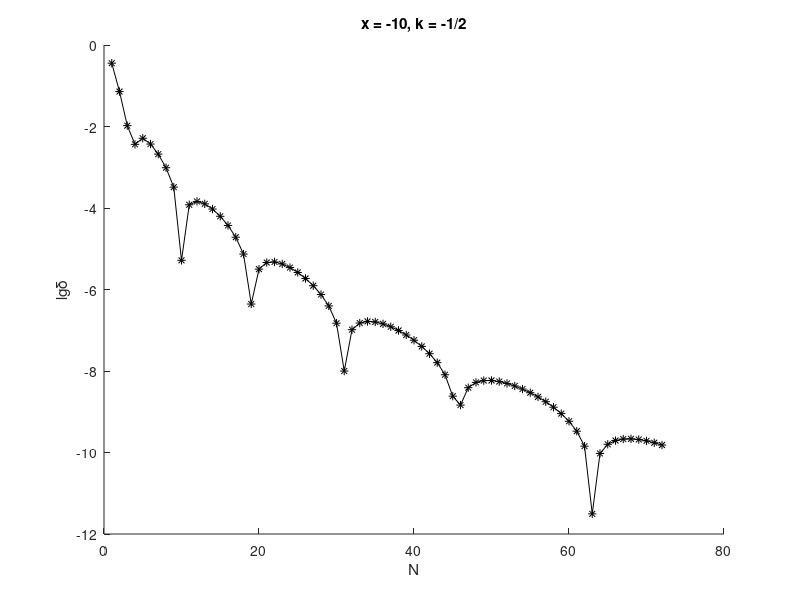

Write MATLAB code to recreate this figure.
clc
clear all
close all

d = [ 0.358214793039548088395499960130516212970461380319347538525479110476253943
	  0.071995245084417875857350652550663356589565589815678638004604025096503148
	  0.010495858100896109972297928890436433139499260713520572693081826526304072
	  0.003652224431769584277836235499029047174499461853494680777630636637480109
	  0.005154659414134403755182798081349360991493087805083669924426426635578643
	  0.003705566499935117195905686987090769073799992124106872009845417183708853
	  0.002099684099015731724693666153182686867861375897236751646016981673444164
	  0.000974262376487312951986488711883095024513655638936950872266954648927178
	  0.000324673358238063010642150723828057588012127690441925717414401547036783
	  5.198931129113548008659822436505333413001321007072159145703572344184e-06
	  0.000120031968874972077326853434670393931671502418293488356442011523173958
	  0.000145093426440538907219816512698079898857743815266164552535844018994495
	  0.00012638093281270463006285998738679387359596465734494822698546726656312
	  9.4132671358507268541364551595090605393430807234164007169006111246105e-05
	  6.2628873403963289210402753728659107785026874285616703616293160279767e-05
	  3.7311787308749644069461854782169692379331776609661630307670556839963e-05
	  1.9200841508924674291570823392985445080096324452278927481316325501682e-05
	  7.405450363774326500195791783517355996541282047376742315979904502649e-06
	  4.40094087441726201321463417116420806842519798509539609829149105912e-07
	  3.158292505441692932550048969247651494383065774934267336270784821846e-06
	  4.591286982803483966655134953286332774303102018276811013881149331588e-06
	  4.748508657840530931311601405159983813207634492376404206417812546407e-06
	  4.239768523801945193952164007638847290713554002575837900947598164753e-06
	  3.454620733614272410283838913018629596086614597630461500393965053931e-06
	  2.623096326180451238705161924652588455853309915558395591057268857427e-06
	  1.867051018087891955092044675122521411436287901433905708228807939374e-06
	  1.239422224114438470764033677548702951983841071548063352503625744809e-06
	  7.52232085362494626814519379667430001140158088786077196737098294781e-07
	  3.95450770441156347589593510386747824894380691303013983731863183059e-07
	  1.49015822054437106235524116129427895937498391978119472055706711636e-07
	  9.979104778347641301113935530618581389407484216896451329775030484e-09
	  1.03337281162315718871684225244347872489188679052696919566405546302e-07
	  1.49881838233636081997495104144460719750349293154283086767564546566e-07
	  1.64827484046354987313801500166311193969621360034325207337549224754e-07
	  1.59850896276028854724044020426556265875694574333877755650119325988e-07
	  1.43507348988459124080537519420773389290803003991107450890033654249e-07
	  1.21778945582308316249128846604695358732248022744440844615749512804e-07
	  9.8632137552797596462464642670555005321774152787379690475085035448e-08
	  7.652160032467572453954264548525828367034352264534959893767215676e-08
	  5.6814054395482486726980995403965958910113157235972226919333867955e-08
	  4.0126803330120575235203875372323618994552860987519531295620961569e-08
	  2.6587030355129983090304665622309955275781955206571150071266440914e-08
	  1.6023011866276574170755326661960880950534629780819053600815386815e-08
	  8.099893021210004938280104177038470130498530331763321514741094806e-09
	  2.412167705959552184667554815903211511982222446419570306634831882e-09
	  1.456459906008781772019546524760063732459418848165935805029454682e-09
	  3.896966659133556615339801309747365695899013710626194487136999321e-09
	  5.255600809950078382813516075319126124996765795539198609120685857e-09
	  5.825753183823709317943036132735859168081196522238661549746922424e-09
	  5.847076864771239281135401955493871824362438948877631297246669473e-09
	  5.50894647027645222154827842229171990611912306202718581037910842e-09
	  4.956226707547472552057391528843810759472254761935671574688000403e-09
	  4.295986537845547869303792009863677730094616238963692164702373949e-09
	  3.604286839584860255701153568963766072090440233235598386073139083e-09
	  2.932521665156282876729336636206683971972014945904930478019827111e-09
	  2.313037763291090713646862702695512579942532886032938606754416753e-09
	  1.763920714142041164816193294443496094915778886404484465726789678e-09
	  1.292940448120403995786925241883354884383920997991493124551209187e-09
	  9.00711096266121883817800857964467582996395383345519430502814248e-10
	  5.8315305576825286329005537758939274198501668959603213443739627e-10
	  3.33358557743869099805553061772560291443071231635129878052253771e-10
	  1.42962970923185793676782532725806889701725419495754819173342992e-10
	  3.117592801547900596554733918858572848044576818780686315831422e-12
	  9.4850756875459996390715335046699330345828315954949328446157328e-11
	  1.59020096926548864348874480816966253053774475766709223196053252e-10
	  1.96632581240349177557275353623932085607649169709348190382010181e-10
	  2.13983203383687580477372030821925246636042915937348341851768795e-10
	  2.16398662535275578337586067837627801330321903854976140885480045e-10
	  2.08276012490933008163979775231382065752621108615128990683330208e-10
	  1.93158145390491335644731012957922809656222707523441034443040102e-10
	  1.73829232617673253340546148167581045620000561136238247535638002e-10
	  1.52418094101472495036403585131892412313762026759429244706971626e-10
	];

N = 1:length(d);

xlabel('N'); ylabel('lg\delta');
title('x = -10, k = -1/2')
hold on
plot(N, log10(d), 'k*-');